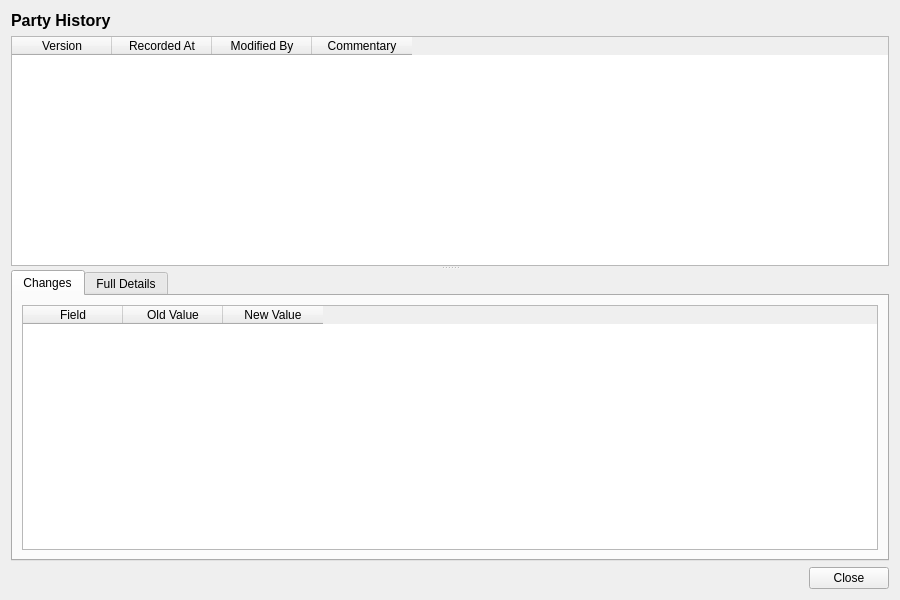
<?xml version="1.0" encoding="UTF-8"?>
<ui version="4.0">
 <class>PartyHistoryDialog</class>
 <widget class="QWidget" name="PartyHistoryDialog">
  <property name="geometry">
   <rect>
    <x>0</x>
    <y>0</y>
    <width>900</width>
    <height>600</height>
   </rect>
  </property>
  <property name="windowTitle">
   <string>Party History</string>
  </property>
  <layout class="QVBoxLayout" name="verticalLayout">
   <item>
    <widget class="QLabel" name="titleLabel">
     <property name="font">
      <font>
       <pointsize>12</pointsize>
       <bold>true</bold>
      </font>
     </property>
     <property name="text">
      <string>Party History</string>
     </property>
    </widget>
   </item>
   <item>
    <widget class="QSplitter" name="splitter">
     <property name="orientation">
      <enum>Qt::Vertical</enum>
     </property>
     <widget class="QTableWidget" name="versionListWidget">
      <property name="minimumHeight">
       <number>150</number>
      </property>
      <property name="maximumHeight">
       <number>250</number>
      </property>
      <property name="alternatingRowColors">
       <bool>true</bool>
      </property>
      <property name="editTriggers">
       <set>QAbstractItemView::NoEditTriggers</set>
      </property>
      <property name="selectionMode">
       <enum>QAbstractItemView::SingleSelection</enum>
      </property>
      <property name="selectionBehavior">
       <enum>QAbstractItemView::SelectRows</enum>
      </property>
      <column>
       <property name="text">
        <string>Version</string>
       </property>
      </column>
      <column>
       <property name="text">
        <string>Recorded At</string>
       </property>
      </column>
      <column>
       <property name="text">
        <string>Modified By</string>
       </property>
      </column>
      <column>
       <property name="text">
        <string>Commentary</string>
       </property>
      </column>
     </widget>
     <widget class="QWidget" name="detailWidget">
      <layout class="QVBoxLayout" name="detailLayout">
       <property name="leftMargin">
        <number>0</number>
       </property>
       <property name="topMargin">
        <number>0</number>
       </property>
       <property name="rightMargin">
        <number>0</number>
       </property>
       <property name="bottomMargin">
        <number>0</number>
       </property>
       <item>
        <widget class="QTabWidget" name="tabWidget">
         <property name="currentIndex">
          <number>0</number>
         </property>
         <widget class="QWidget" name="changesTab">
          <attribute name="title">
           <string>Changes</string>
          </attribute>
          <layout class="QVBoxLayout" name="changesTabLayout">
           <item>
            <widget class="QTableWidget" name="changesTableWidget">
             <property name="editTriggers">
              <set>QAbstractItemView::NoEditTriggers</set>
             </property>
             <property name="alternatingRowColors">
              <bool>true</bool>
             </property>
             <property name="selectionMode">
              <enum>QAbstractItemView::SingleSelection</enum>
             </property>
             <property name="selectionBehavior">
              <enum>QAbstractItemView::SelectRows</enum>
             </property>
             <column>
              <property name="text">
               <string>Field</string>
              </property>
             </column>
             <column>
              <property name="text">
               <string>Old Value</string>
              </property>
             </column>
             <column>
              <property name="text">
               <string>New Value</string>
              </property>
             </column>
            </widget>
           </item>
          </layout>
         </widget>
         <widget class="QWidget" name="fullDetailsTab">
          <attribute name="title">
           <string>Full Details</string>
          </attribute>
          <layout class="QVBoxLayout" name="fullDetailsTabLayout">
           <item>
            <widget class="QScrollArea" name="scrollArea">
             <property name="widgetResizable">
              <bool>true</bool>
             </property>
             <widget class="QWidget" name="scrollAreaWidgetContents">
              <property name="geometry">
               <rect>
                <x>0</x>
                <y>0</y>
                <width>560</width>
                <height>450</height>
               </rect>
              </property>
              <layout class="QFormLayout" name="formLayout">
               <item row="0" column="0">
                <widget class="QLabel" name="short_codeLabel">
                 <property name="text">
                  <string>Short Code:</string>
                 </property>
                </widget>
               </item>
               <item row="0" column="1">
                <widget class="QLabel" name="codeValue">
                 <property name="text">
                  <string/>
                 </property>
                </widget>
               </item>
               <item row="1" column="0">
                <widget class="QLabel" name="full_nameLabel">
                 <property name="text">
                  <string>Full Name:</string>
                 </property>
                </widget>
               </item>
               <item row="1" column="1">
                <widget class="QLabel" name="nameValue">
                 <property name="text">
                  <string/>
                 </property>
                </widget>
               </item>
               <item row="2" column="0">
                <widget class="QLabel" name="party_typeLabel">
                 <property name="text">
                  <string>Party Type:</string>
                 </property>
                </widget>
               </item>
               <item row="2" column="1">
                <widget class="QLabel" name="partyTypeValue">
                 <property name="text">
                  <string/>
                 </property>
                </widget>
               </item>
               <item row="3" column="0">
                <widget class="QLabel" name="statusLabel">
                 <property name="text">
                  <string>Status:</string>
                 </property>
                </widget>
               </item>
               <item row="3" column="1">
                <widget class="QLabel" name="statusValue">
                 <property name="text">
                  <string/>
                 </property>
                </widget>
               </item>
               <item row="4" column="0">
                <widget class="QLabel" name="business_center_codeLabel">
                 <property name="text">
                  <string>Business Center:</string>
                 </property>
                </widget>
               </item>
               <item row="4" column="1">
                <widget class="QLabel" name="businessCenterValue">
                 <property name="text">
                  <string/>
                 </property>
                </widget>
               </item>
               <item row="5" column="0">
                <widget class="QLabel" name="versionNumberLabel">
                 <property name="text">
                  <string>Version:</string>
                 </property>
                </widget>
               </item>
               <item row="5" column="1">
                <widget class="QLabel" name="versionNumberValue">
                 <property name="text">
                  <string/>
                 </property>
                </widget>
               </item>
               <item row="6" column="0">
                <widget class="QLabel" name="modifiedByLabel">
                 <property name="text">
                  <string>Modified By:</string>
                 </property>
                </widget>
               </item>
               <item row="6" column="1">
                <widget class="QLabel" name="modifiedByValue">
                 <property name="text">
                  <string/>
                 </property>
                </widget>
               </item>
               <item row="7" column="0">
                <widget class="QLabel" name="recordedAtLabel">
                 <property name="text">
                  <string>Recorded At:</string>
                 </property>
                </widget>
               </item>
               <item row="7" column="1">
                <widget class="QLabel" name="recordedAtValue">
                 <property name="text">
                  <string/>
                 </property>
                </widget>
               </item>
               <item row="8" column="0">
                <widget class="QLabel" name="changeCommentaryLabel">
                 <property name="text">
                  <string>Change Commentary:</string>
                 </property>
                </widget>
               </item>
               <item row="8" column="1">
                <widget class="QLabel" name="changeCommentaryValue">
                 <property name="text">
                  <string/>
                 </property>
                 <property name="wordWrap">
                  <bool>true</bool>
                 </property>
                </widget>
               </item>
              </layout>
             </widget>
            </widget>
           </item>
          </layout>
         </widget>
        </widget>
       </item>
      </layout>
     </widget>
    </widget>
   </item>
   <item>
    <layout class="QHBoxLayout" name="buttonLayout">
     <item>
      <spacer name="horizontalSpacer">
       <property name="orientation">
        <enum>Qt::Horizontal</enum>
       </property>
       <property name="sizeHint" stdset="0">
        <size><width>40</width><height>20</height></size>
       </property>
      </spacer>
     </item>
     <item>
      <widget class="QPushButton" name="closeButton">
       <property name="text">
        <string>Close</string>
       </property>
      </widget>
     </item>
    </layout>
   </item>
  </layout>
 </widget>
 <resources/>
 <connections/>
</ui>
